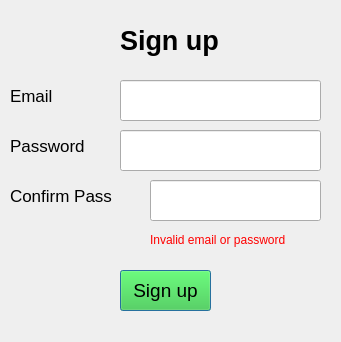
<?xml version="1.0" encoding="UTF-8"?>
<ui version="4.0">
 <class>Dialog</class>
 <widget class="QDialog" name="Dialog">
  <property name="geometry">
   <rect>
    <x>0</x>
    <y>0</y>
    <width>341</width>
    <height>342</height>
   </rect>
  </property>
  <property name="windowTitle">
   <string>Dialog</string>
  </property>
  <widget class="QLabel" name="label">
   <property name="geometry">
    <rect>
     <x>120</x>
     <y>20</y>
     <width>141</width>
     <height>41</height>
    </rect>
   </property>
   <property name="styleSheet">
    <string notr="true">font-size:20pt;
font-weight:bold</string>
   </property>
   <property name="text">
    <string>Sign up</string>
   </property>
  </widget>
  <widget class="QLabel" name="label_2">
   <property name="geometry">
    <rect>
     <x>10</x>
     <y>80</y>
     <width>101</width>
     <height>31</height>
    </rect>
   </property>
   <property name="styleSheet">
    <string notr="true">font-size:13pt</string>
   </property>
   <property name="text">
    <string>Email</string>
   </property>
  </widget>
  <widget class="QLabel" name="label_3">
   <property name="geometry">
    <rect>
     <x>10</x>
     <y>130</y>
     <width>101</width>
     <height>31</height>
    </rect>
   </property>
   <property name="styleSheet">
    <string notr="true">font-size:13pt</string>
   </property>
   <property name="text">
    <string>Password</string>
   </property>
  </widget>
  <widget class="QLabel" name="label_4">
   <property name="geometry">
    <rect>
     <x>10</x>
     <y>180</y>
     <width>131</width>
     <height>31</height>
    </rect>
   </property>
   <property name="styleSheet">
    <string notr="true">font-size:13pt</string>
   </property>
   <property name="text">
    <string>Confirm Pass</string>
   </property>
  </widget>
  <widget class="QLineEdit" name="email">
   <property name="geometry">
    <rect>
     <x>120</x>
     <y>80</y>
     <width>201</width>
     <height>41</height>
    </rect>
   </property>
   <property name="styleSheet">
    <string notr="true">font-size:12pt</string>
   </property>
  </widget>
  <widget class="QLineEdit" name="password">
   <property name="geometry">
    <rect>
     <x>120</x>
     <y>130</y>
     <width>201</width>
     <height>41</height>
    </rect>
   </property>
   <property name="styleSheet">
    <string notr="true">font-size:12pt</string>
   </property>
  </widget>
  <widget class="QLineEdit" name="confirmpass">
   <property name="geometry">
    <rect>
     <x>150</x>
     <y>180</y>
     <width>171</width>
     <height>41</height>
    </rect>
   </property>
   <property name="styleSheet">
    <string notr="true">font-size:12pt</string>
   </property>
  </widget>
  <widget class="QPushButton" name="signupbutton">
   <property name="geometry">
    <rect>
     <x>120</x>
     <y>270</y>
     <width>91</width>
     <height>41</height>
    </rect>
   </property>
   <property name="styleSheet">
    <string notr="true">font-size:14pt;
background-color:LimeGreen
</string>
   </property>
   <property name="text">
    <string>Sign up</string>
   </property>
  </widget>
  <widget class="QLabel" name="invalid">
   <property name="geometry">
    <rect>
     <x>150</x>
     <y>230</y>
     <width>171</width>
     <height>20</height>
    </rect>
   </property>
   <property name="styleSheet">
    <string notr="true">color:red</string>
   </property>
   <property name="text">
    <string>Invalid email or password</string>
   </property>
  </widget>
 </widget>
 <resources/>
 <connections/>
</ui>
